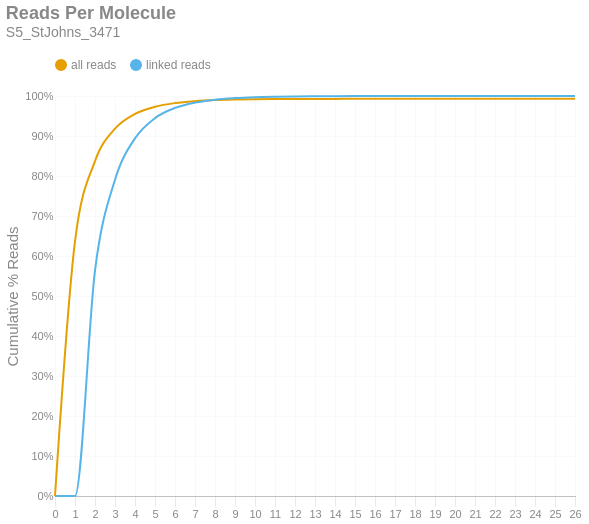

Notebook code for this chart:
### Markdown cell above
### Reads per Molecule
This chart shows the cumulative distribution of the number of reads per linked molecule. That is, how many alignments are associated with a unique molecule. This excludes the number of reads associated with invalid or absent linked-read barcodes. The `linked` histogram is the percentages recalculated when disregarding singletons.

### Code cell
if SKIPLR:
    print_html(f"Skipped")
else:
    counts = np.bincount(valids['reads'].cast(pl.Int64).to_numpy())
    weighted = counts * np.arange(len(counts))
    all_perc = weighted / n_reads
    linked_perc = weighted / n_linked_reads
    linked_perc[1] = 0
    binned_df = pl.DataFrame({
        'readsper': list(range(len(counts))),
        'all reads (cumsum)': np.cumsum(all_perc).tolist(),
        'linked reads (cumsum)': np.cumsum(linked_perc).tolist(),
    })

    with SafeRender(binned_df):
        (
            density_plot(binned_df, 'Reads Per Molecule', samplename, 'readspmol')
            .encode(
                x=alt.X('readsper:O', title=None).axis(labelAngle=0).scale(padding=0),
                y=alt.Y('value:Q', title='Cumulative % Reads').axis(format='%').stack(False),
                color=alt.Color("key:N").scale(domain=["all reads", "linked reads"]),
                tooltip=[
                    alt.Tooltip("key:N", title="Data Type"),
                    alt.Tooltip("readsper:O", title="Reads Per Molecule"),
                    alt.Tooltip("value:Q", format=".2%", title="% Reads (Cum.)")
                ]            
            )
        ).display()

### Figure 1 — Vega-Lite specification as saved in the notebook (floating-point values rounded to 4 significant figures)
{"width": "container", "height": 400, "config": {"title": {"anchor": "start", "dy": -15, "fontSize": 18, "color": "#888888", "subtitleColor": "#888888", "subtitleFontSize": 14}, "arc": {"fill": "#0072B2"}, "axis": {"domainColor": "#888888", "domainWidth": 0.5, "gridWidth": 0.2, "grid": false, "titleFontWeight": 400, "titleFontSize": 15, "labelFontSize": 11, "labelColor": "#888888", "tickColor": "#888888", "tickWidth": 0.2, "titleColor": "#888888"}, "axisBand": {"grid": false}, "axisX": {"grid": true, "tickSize": 10, "domainCap": "round"}, "axisY": {"domain": false, "grid": true, "tickSize": 0, "domainCap": "round"}, "background": "transparent", "header": {"labelFontSize": 15, "labelColor": "#888888", "titleFontSize": 15, "titleFontWeight": 600, "titleColor": "#888888"}, "legend": {"labelFont": "sans-serif", "labelFontSize": 12, "labelColor": "#888888", "symbolSize": 100, "symbolType": "circle", "titleFontSize": 12, "titlePadding": 10, "titleColor": "#888888", "title": null, "orient": "top"}, "range": {"category": ["#E69F00", "#56B4E9", "#009E73", "#F0E442", "#0072B2", "#D55E00", "#CC79A7", "#000000"], "diverging": ["#cfe8f3", "#a2d4ec", "#73bfe2", "#46abdb", "#1696d2", "#12719e"]}, "area": {"fill": "#0072B2", "fillOpacity": 0.7, "line": true, "strokeOpacity": 0.7}, "line": {"color": "#0072B2", "stroke": "#0072B2", "strokeWidth": 2}, "trail": {"color": "#0072B2", "stroke": "#0072B2", "strokeWidth": 0, "size": 1}, "point": {"filled": true, "fillOpacity": 1.0, "size": 95}, "text": {"color": "#888888", "fontSize": 11, "align": "right", "fontWeight": 400, "size": 11}, "bar": {"fill": "#0072B2", "stroke": null}, "view": {"stroke": null, "continuousWidth": 660, "continuousHeight": 400}}, "data": {"name": "data-c5adb6dc5512328553021ebe5825f4f1"}, "mark": {"type": "line", "interpolate": "monotone", "point": {"opacity": 0, "size": 275}}, "encoding": {"color": {"field": "key", "scale": {"domain": ["all reads", "linked reads"]}, "type": "nominal"}, "tooltip": [{"field": "key", "title": "Data Type", "type": "nominal"}, {"field": "readsper", "title": "Reads Per Molecule", "type": "ordinal"}, {"field": "value", "format": ".2%", "title": "% Reads (Cum.)", "type": "quantitative"}], "x": {"axis": {"labelAngle": 0}, "field": "readsper", "scale": {"padding": 0}, "title": null, "type": "ordinal"}, "y": {"axis": {"format": "%"}, "field": "value", "stack": false, "title": "Cumulative % Reads", "type": "quantitative"}}, "params": [{"name": "param_c36ac31b6afebe62", "select": {"type": "point", "fields": ["key"]}, "bind": "legend"}], "title": {"text": "Reads Per Molecule", "subtitle": "S5_StJohns_3471"}, "transform": [{"fold": ["all reads (cumsum)", "linked reads (cumsum)"]}, {"calculate": "replace(datum.key, ' (cumsum)', '')", "as": "key"}, {"filter": {"param": "param_c36ac31b6afebe62"}}], "usermeta": {"embedOptions": {"downloadFileName": "S5_StJohns_3471.readspmol"}}, "$schema": "https://vega.github.io/schema/vega-lite/v6.1.0.json", "datasets": {"data-c5adb6dc5512328553021ebe5825f4f1": [{"readsper": 0, "all reads (cumsum)": 0.0, "linked reads (cumsum)": 0.0}, {"readsper": 1, "all reads (cumsum)": 0.6365, "linked reads (cumsum)": 0.0}, {"readsper": 2, "all reads (cumsum)": 0.8373, "linked reads (cumsum)": 0.5634}, {"readsper": 3, "all reads (cumsum)": 0.9183, "linked reads (cumsum)": 0.7906}, {"readsper": 4, "all reads (cumsum)": 0.9552, "linked reads (cumsum)": 0.8941}, {"readsper": 5, "all reads (cumsum)": 0.9732, "linked reads (cumsum)": 0.9446}, {"readsper": 6, "all reads (cumsum)": 0.9823, "linked reads (cumsum)": 0.9702}, {"readsper": 7, "all reads (cumsum)": 0.987, "linked reads (cumsum)": 0.9835}, {"readsper": 8, "all reads (cumsum)": 0.9897, "linked reads (cumsum)": 0.9909}, {"readsper": 9, "all reads (cumsum)": 0.9911, "linked reads (cumsum)": 0.9947}, {"readsper": 10, "all reads (cumsum)": 0.9919, "linked reads (cumsum)": 0.997}, {"readsper": 11, "all reads (cumsum)": 0.9923, "linked reads (cumsum)": 0.9982}, {"readsper": 12, "all reads (cumsum)": 0.9926, "linked reads (cumsum)": 0.9989}, {"readsper": 13, "all reads (cumsum)": 0.9927, "linked reads (cumsum)": 0.9993}, {"readsper": 14, "all reads (cumsum)": 0.9928, "linked reads (cumsum)": 0.9996}, {"readsper": 15, "all reads (cumsum)": 0.9928, "linked reads (cumsum)": 0.9997}, {"readsper": 16, "all reads (cumsum)": 0.9929, "linked reads (cumsum)": 0.9998}, {"readsper": 17, "all reads (cumsum)": 0.9929, "linked reads (cumsum)": 0.9999}, {"readsper": 18, "all reads (cumsum)": 0.9929, "linked reads (cumsum)": 0.9999}, {"readsper": 19, "all reads (cumsum)": 0.9929, "linked reads (cumsum)": 0.9999}, {"readsper": 20, "all reads (cumsum)": 0.9929, "linked reads (cumsum)": 1.0}, {"readsper": 21, "all reads (cumsum)": 0.9929, "linked reads (cumsum)": 1.0}, {"readsper": 22, "all reads (cumsum)": 0.9929, "linked reads (cumsum)": 1.0}, {"readsper": 23, "all reads (cumsum)": 0.9929, "linked reads (cumsum)": 1.0}, {"readsper": 24, "all reads (cumsum)": 0.9929, "linked reads (cumsum)": 1.0}, {"readsper": 25, "all reads (cumsum)": 0.9929, "linked reads (cumsum)": 1.0}, {"readsper": 26, "all reads (cumsum)": 0.9929, "linked reads (cumsum)": 1.0}]}}
